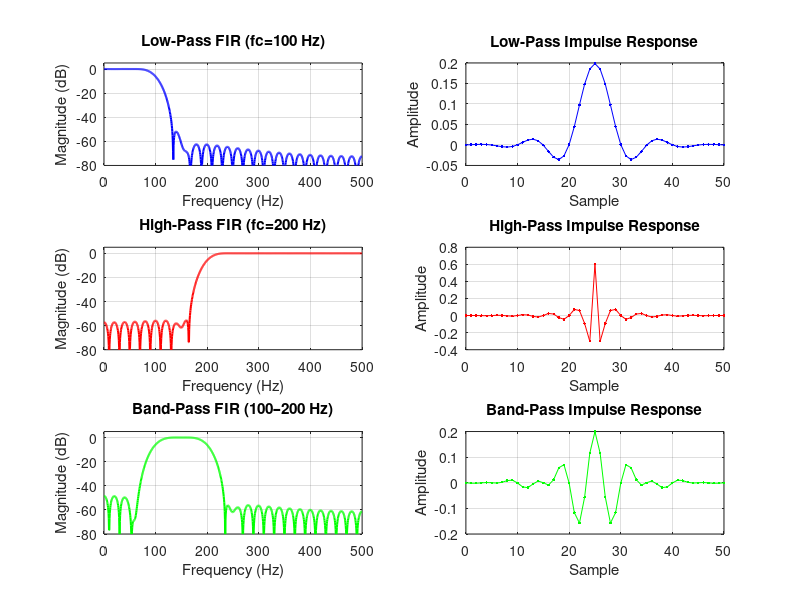

Recreate this plot in MATLAB. (Note: this script raises an error after producing the figure.)
% =========================================================
% 03_fir_filter.m
% FIR Filter Design using Window Method
% Topics: Low-pass, High-pass, Band-pass FIR filters
% =========================================================

clear; clc; close all;

%% Parameters
fs   = 1000;   % Sampling frequency (Hz)
N    = 51;     % Filter order (odd = symmetric)

%% --- Low-Pass FIR Filter ---
fc_lp = 100;   % Cutoff frequency (Hz)
Wn_lp = fc_lp / (fs/2);   % Normalized cutoff (0 to 1)
b_lp  = fir1(N-1, Wn_lp, 'low', hamming(N));

%% --- High-Pass FIR Filter ---
fc_hp = 200;
Wn_hp = fc_hp / (fs/2);
b_hp  = fir1(N-1, Wn_hp, 'high', hamming(N));

%% --- Band-Pass FIR Filter ---
fc_bp = [100 200];
Wn_bp = fc_bp / (fs/2);
b_bp  = fir1(N-1, Wn_bp, 'bandpass', hamming(N));

%% Frequency Response
[H_lp, f] = freqz(b_lp, 1, 1024, fs);
[H_hp, ~] = freqz(b_hp, 1, 1024, fs);
[H_bp, ~] = freqz(b_bp, 1, 1024, fs);

%% Plotting — Magnitude Response
figure('Name', 'FIR Filter Design', 'NumberTitle', 'off');

subplot(3,2,1);
plot(f, 20*log10(abs(H_lp)), 'b', 'LineWidth', 1.5);
title('Low-Pass FIR (fc=100 Hz)');
xlabel('Frequency (Hz)'); ylabel('Magnitude (dB)'); grid on; ylim([-80 5]);

subplot(3,2,2);
plot(0:N-1, b_lp, 'b.-');
title('Low-Pass Impulse Response');
xlabel('Sample'); ylabel('Amplitude'); grid on;

subplot(3,2,3);
plot(f, 20*log10(abs(H_hp)), 'r', 'LineWidth', 1.5);
title('High-Pass FIR (fc=200 Hz)');
xlabel('Frequency (Hz)'); ylabel('Magnitude (dB)'); grid on; ylim([-80 5]);

subplot(3,2,4);
plot(0:N-1, b_hp, 'r.-');
title('High-Pass Impulse Response');
xlabel('Sample'); ylabel('Amplitude'); grid on;

subplot(3,2,5);
plot(f, 20*log10(abs(H_bp)), 'g', 'LineWidth', 1.5);
title('Band-Pass FIR (100–200 Hz)');
xlabel('Frequency (Hz)'); ylabel('Magnitude (dB)'); grid on; ylim([-80 5]);

subplot(3,2,6);
plot(0:N-1, b_bp, 'g.-');
title('Band-Pass Impulse Response');
xlabel('Sample'); ylabel('Amplitude'); grid on;

sgtitle('FIR Filter Design — Window Method (Hamming)');

%% Apply Low-Pass filter to a noisy signal
t_vec   = (0:999)/fs;
signal  = sin(2*pi*50*t_vec);           % 50 Hz tone
noisy   = signal + 0.5*sin(2*pi*300*t_vec) + 0.3*randn(size(t_vec));
filtered = filter(b_lp, 1, noisy);

figure('Name', 'FIR Filtering Demo', 'NumberTitle', 'off');
subplot(2,1,1); plot(t_vec, noisy,    'b'); title('Noisy Signal');    xlabel('Time (s)'); ylabel('Amplitude'); grid on;
subplot(2,1,2); plot(t_vec, filtered, 'r'); title('After Low-Pass FIR Filter'); xlabel('Time (s)'); ylabel('Amplitude'); grid on;
sgtitle('FIR Filtering Demo');
